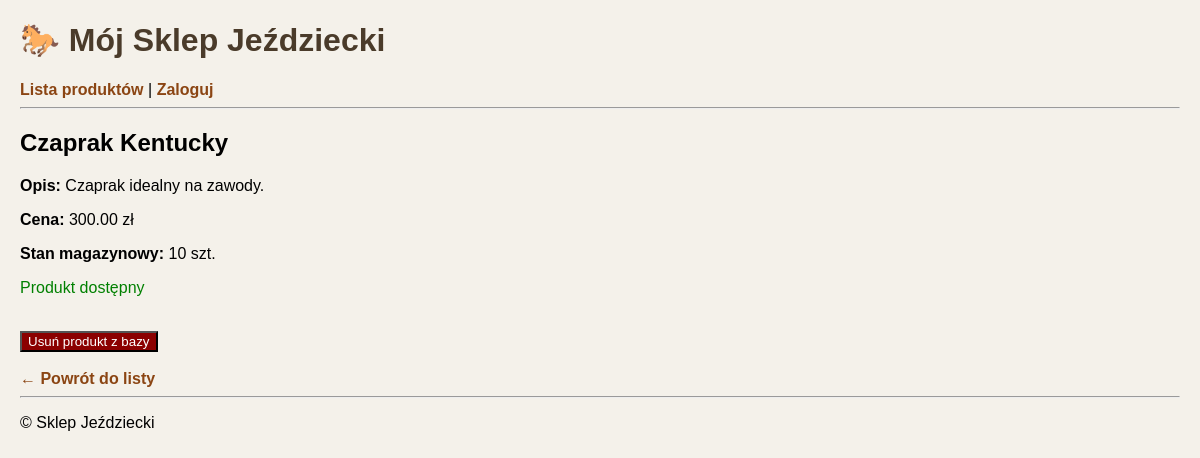
The app's page /html/produkty/10/ with its own data.
### sklep/models.py (models this page shows, shortened)
class Produkt(models.Model):
    kategoria = models.ForeignKey(Kategoria, related_name='produkty', on_delete=models.CASCADE)
    nazwa = models.CharField(max_length=200)
    slug = models.SlugField(max_length=200, unique=True, blank=True)
    opis = models.TextField(blank=True, null=True)
    cena = models.DecimalField(max_digits=10, decimal_places=2)
    stan_magazynowy = models.PositiveIntegerField(default=0)
    dostepny = models.BooleanField(default=True)
    utworzono = models.DateTimeField(auto_now_add=True)
    class Meta:
        verbose_name = "Produkt"
        verbose_name_plural = "Produkty"
        ordering = ['-utworzono']
        constraints = [
            CheckConstraint(check=Q(cena__gte=0), name='cena_nieujemna'),
            CheckConstraint(check=Q(stan_magazynowy__gte=0), name='stan_nieujemny'),
        ]

### sklep/views.py (the view)
# urls.py: path('html/produkty/<int:id>/', views.produkt_detail_html, name='produkt-detail-html'),
def produkt_detail_html(request, id):
    produkt = get_object_or_404(Produkt, id=id)
    if request.method == "POST":
        if not request.user.is_authenticated:
            return redirect('user-login')
        produkt.delete()
        return redirect('produkt-list-html')
    return render(request, "sklep/produkt/detail.html", {'produkt': produkt})

### sklep/templates/sklep/produkt/detail.html (shortened to what this page needs)
{% extends "sklep/base.html" %}
{% block content %}
    <h2>{{ produkt.nazwa }}</h2>
    <p><strong>Opis:</strong> {{ produkt.opis }}</p>
    <p><strong>Cena:</strong> {{ produkt.cena }} zł</p>
    <p><strong>Stan magazynowy:</strong> {{ produkt.stan_magazynowy }} szt.</p>
    {% if produkt.dostepny %}
        <p style="color: green;">Produkt dostępny</p>
    {% else %}
        <p style="color: red;">Produkt niedostępny</p>
    {% endif %}
    <br>
    <form method="post">
        <button type="submit" onclick="return confirm('Czy na pewno chcesz usunąć to siodło/sprzęt?');" style="background-color: darkred; color: white;">
            Usuń produkt z bazy
        </button>
    </form>
    <br>
    <a href="{% url 'produkt-list-html' %}">← Powrót do listy</a>
{% endblock %}

### sklep/static/css/styl.css (style rules this page uses)
body { font-family: Arial, sans-serif; background-color: #f4f1ea; margin: 20px; }
a { text-decoration: none; color: #8b4513; font-weight: bold; }

### records on screen
Produkt: nazwa "Czaprak Kentucky", opis "Czaprak idealny na zawody.", cena "300.00", stan_magazynowy "10"
